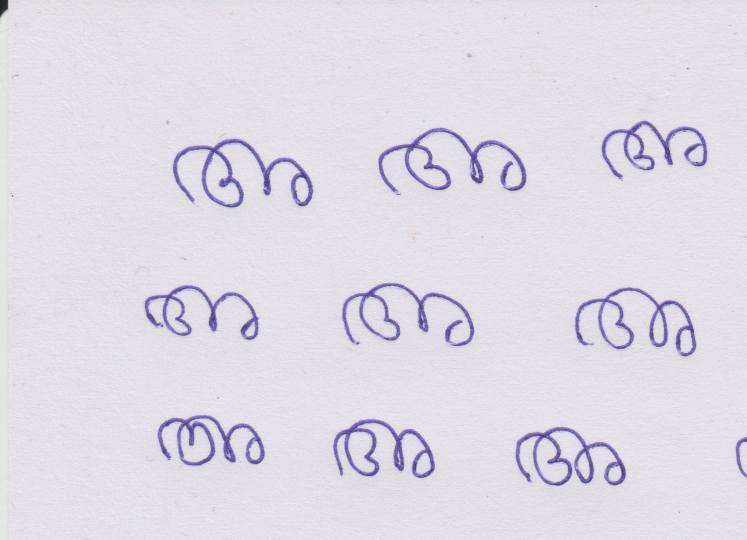
#> input picture small.jpg, 1494 x 1079 px (shown at 1/2 size)
$ python -i advanced.py   (imports and definitions only)   (Python 2 division)
#> lines starting #> are read from the running program, lines starting #| are printed output that depends on the picture
from PIL import Image
import numpy as np
# from scipy import ndimage
import cv2
import os

def _openImage(im):
    return cv2.imread(im)

def processImage(im):

    img = _openImage(im)

    # convert to grayscale
    gray = cv2.cvtColor(img,cv2.COLOR_BGR2GRAY)

    # smooth the image to avoid noises
    gray = cv2.medianBlur(gray,5)

    # convert to grayscale
    gray = cv2.cvtColor(img,cv2.COLOR_BGR2GRAY)

    # smooth the image to avoid noises
    gray = cv2.medianBlur(gray,3)


    # Apply adaptive threshold
    ret,thresh = cv2.threshold(gray,160,255,cv2.THRESH_BINARY_INV)
    # thresh = cv2.adaptiveThreshold(gray,255,cv2.ADAPTIVE_THRESH_MEAN_C,cv2.THRESH_BINARY_INV,11,2)
    thresh_color = cv2.cvtColor(thresh,cv2.COLOR_GRAY2BGR)

    # apply some dilation and erosion to join the gaps
    thresh = cv2.dilate(thresh,None,iterations = 3)
    thresh = cv2.erode(thresh,None,iterations = 2)

    # Find the contours
    # RETR_EXTERNAL only external contours
    contours,hierarchy = cv2.findContours(thresh,cv2.RETR_EXTERNAL,cv2.CHAIN_APPROX_SIMPLE)

    # For each contour, find the bounding rectangle and draw it
    # Create folder if it doesnt exist
    os.makedirs("output", exist_ok=True)
    i = 0
    for cnt in contours:
        x,y,w,h = cv2.boundingRect(cnt)
        # crop and save
        crop_img = thresh_color[y:y+h, x:x+w]
        if(w>=100 and h >= 100):
            cv2.imwrite("output/"+str(i)+".jpg", crop_img)
            i+=1
        #Add Recty
        cv2.rectangle(img,(x,y),(x+w,y+h),(0,255,0),2)
        cv2.rectangle(thresh_color,(x,y),(x+w,y+h),(0,255,0),2)
        cv2.putText(thresh_color, str(w)+","+str(h), (x, y), cv2.FONT_HERSHEY_SIMPLEX , 2, (0,255, 0),3 )

    # Finally show the image
    # cv2.imshow('img',img)
    cv2.imwrite('output.jpg', img)
    cv2.imwrite('output_thresh.jpg',thresh_color)
    # [17 lines of commented-out code are left out]

>>> import cv2
>>> picture = cv2.imread('../small.jpg', cv2.IMREAD_GRAYSCALE)
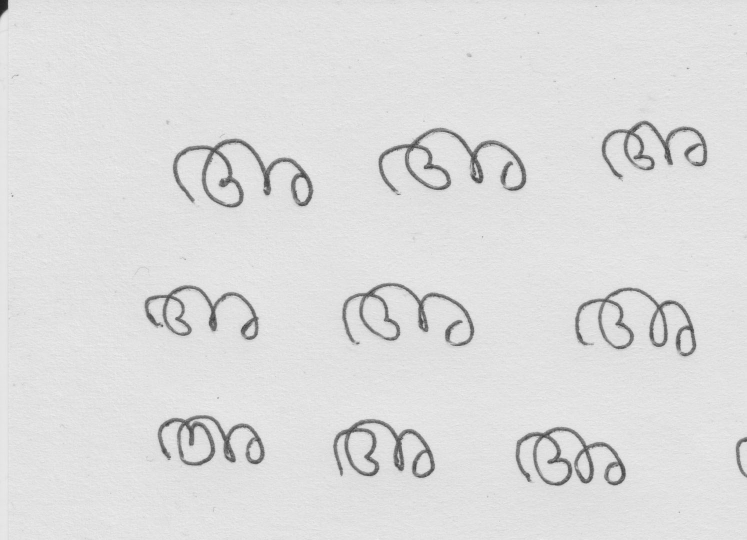
#> picture: shape (1079, 1494) (shown at 1/2 size); min 33, max 244, mean 220.8
#> (the run stopped early here; a loop or call above may not have finished)
